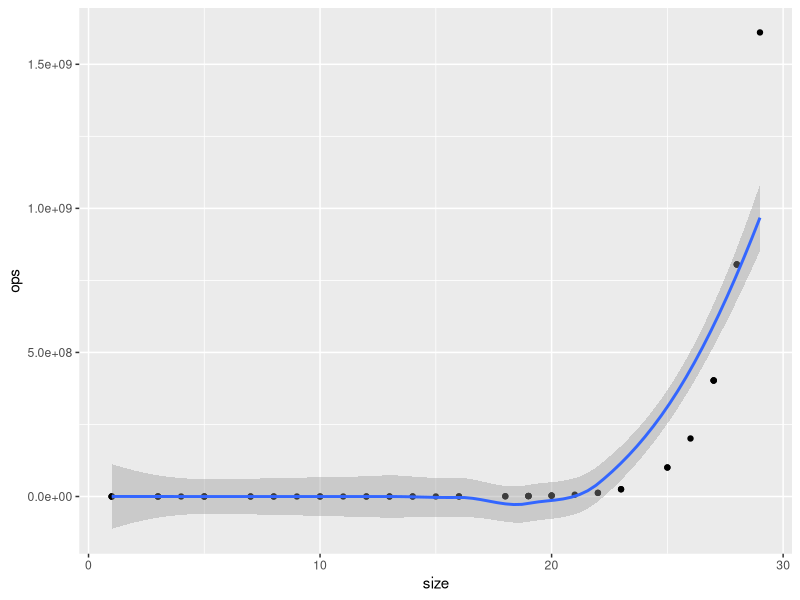
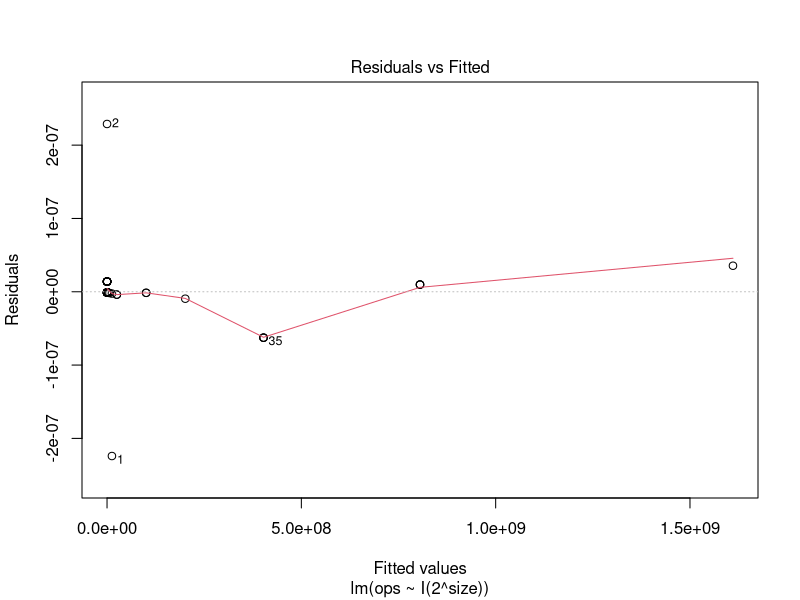
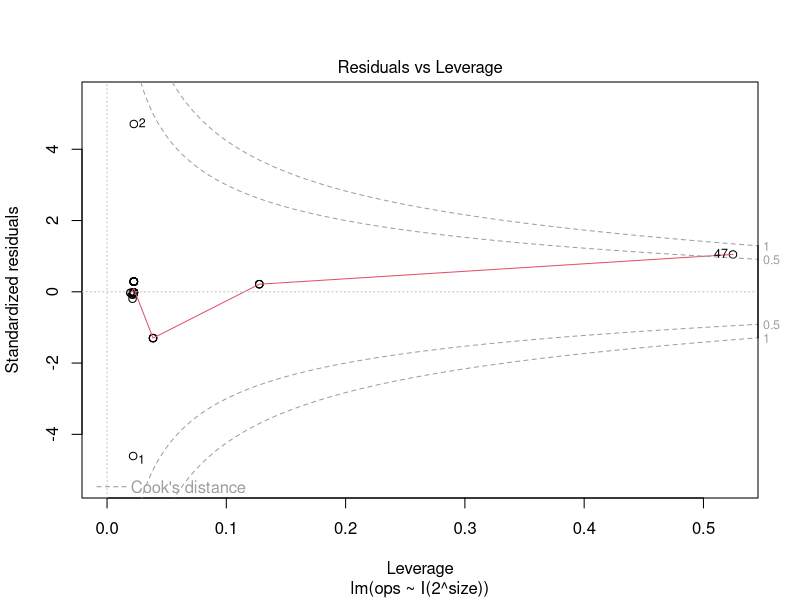

These figures' R source, in order:
library(tidyverse)

dat <- read.csv(file = "lsearch.csv", col.names = c("size", "ops"))
head(dat)
summary(dat)

ggplot(dat, aes(x = size, y = ops)) +
  geom_point() +
  geom_smooth()

# Not sure exponential or polynomial, try both.
fit <- lm(ops ~ poly(size, 2) * I(2 ^ size), data = dat)
summary(fit)

# Last 2 terms are insignificant -> reduce to 4 terms.
fit <- lm(ops ~ poly(size, 2) + I(2 ^ size), data = dat)
summary(fit)

# Looks pretty good, try again with regular polynomials.
fit <- lm(ops ~ I(2 ^ size), data = dat)
summary(fit)
plot(fit, which = 1)
plot(fit, which = 5)
